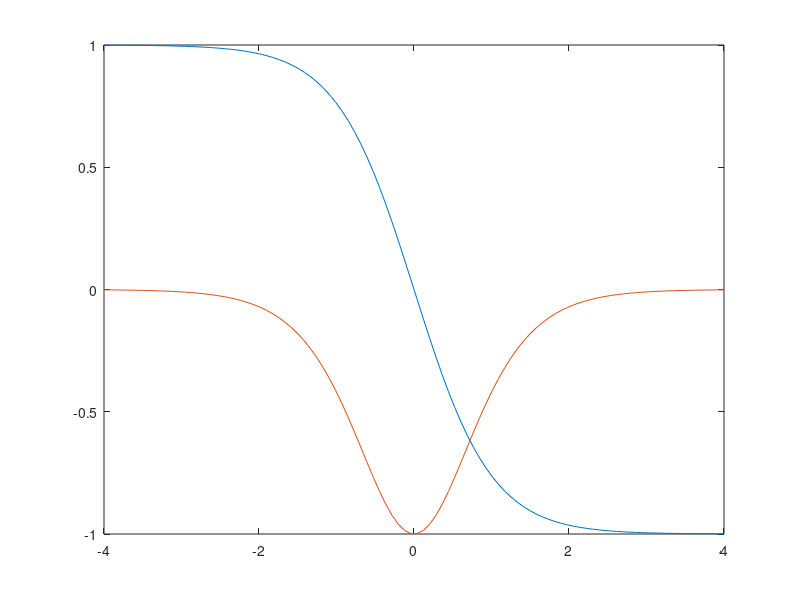

Recreate this plot in MATLAB. (Note: this script raises an error after producing the figure.)


B0 = 1;
L = 1;

Bx_Harris = @(z) -B0*tanh(z/L);
Jy_Harris = @(z) -B0*(1 - tanh(z/L).^2)/L;


z = linspace(-L*4,L*4,100);
  
hca = subplot(1,1,1);
plot(hca,z,Bx_Harris(z),z,Jy_Harris(z))
hca.XLabel.String = 'z/L';
hca.XGrid = 'on',
hca.YGrid = 'on',
%%
B0 = 1e-9;
L = 1;

Bx_Harris = @(z) -B0*tanh(z/L);
%Bx_HarrisL = @(z,L) -B0*tanh(z/L);
Jy_Harris = @(z) -B0*1e-9*(1 - tanh(z/L).^2)/units.mu0/(L*1e3)*1e9;


z = linspace(-L*4,L*4,100);

h
plot(z,Bx_Harris(z),z,Jy_Harris(z))


